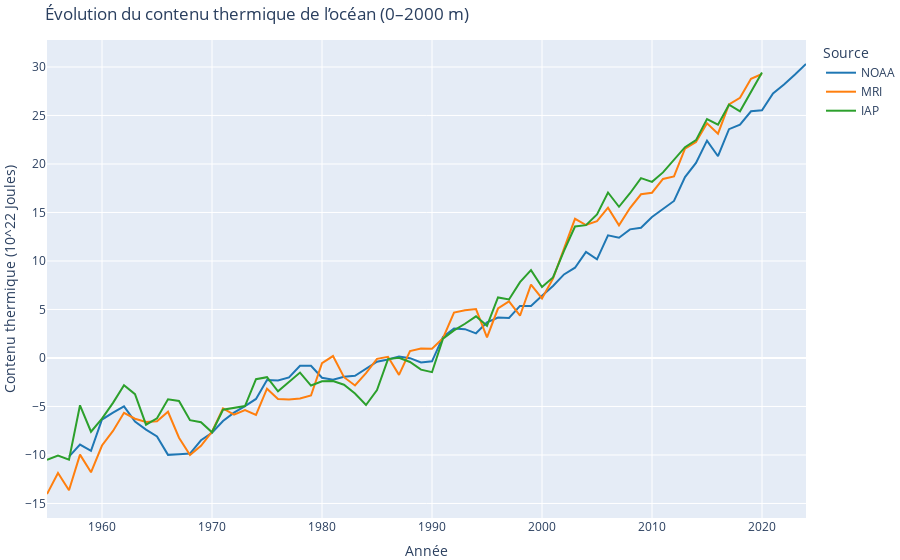

Notebook cell for this chart:
### Code cell
import plotly.express as px

# Transformer le DataFrame en format long
df_melted = df.melt(
    id_vars="Year",
    value_vars=[
        "ocean_heat_content_noaa_2000m",
        "ocean_heat_content_mri_2000m",
        "ocean_heat_content_iap_2000m"
    ],
    var_name="Source",
    value_name="OHC"
)

# Renommer les sources pour la légende
name_map = {
    "ocean_heat_content_noaa_2000m": "NOAA",
    "ocean_heat_content_mri_2000m": "MRI",
    "ocean_heat_content_iap_2000m": "IAP"
}
df_melted["Source"] = df_melted["Source"].map(name_map)

# Définir les couleurs que tu veux (hex ou noms CSS)
color_map = {
    "NOAA": "#1f77b4",   # bleu
    "MRI":  "#ff7f0e",   # orange
    "IAP":  "#2ca02c"    # vert
}

# Tracer
fig = px.line(
    df_melted,
    x="Year",
    y="OHC",
    color="Source",
    color_discrete_map=color_map,
    title="Évolution du contenu thermique de l’océan (0–2000 m)",
    labels={"OHC": "Contenu thermique (10^22 Joules)", "Year": "Année"}
)

fig.update_layout(
    legend_title_text="Source",
    margin={"r":0,"t":40,"l":0,"b":0}
)

fig.show()

### Figure 1 — Plotly figure (JSON) as saved in the notebook; plotly's stock layout.template omitted (floating-point values rounded to 4 significant figures)
{"data": [{"hovertemplate": "Source=NOAA<br>Année=%{x}<br>Contenu thermique (10^22 Joules)=%{y}<extra></extra>", "legendgroup": "NOAA", "line": {"color": "#1f77b4", "dash": "solid"}, "marker": {"symbol": "circle"}, "mode": "lines", "name": "NOAA", "orientation": "v", "showlegend": true, "x": [1955, 1956, 1957, 1958, 1959, 1960, 1961, 1962, 1963, 1964, 1965, 1966, 1967, 1968, 1969, 1970, 1971, 1972, 1973, 1974, 1975, 1976, 1977, 1978, 1979, 1980, 1981, 1982, 1983, 1984, 1985, 1986, 1987, 1988, 1989, 1990, 1991, 1992, 1993, 1994, 1995, 1996, 1997, 1998, 1999, 2000, 2001, 2002, 2003, 2004, 2005, 2006, 2007, 2008, 2009, 2010, 2011, 2012, 2013, 2014, 2015, 2016, 2017, 2018, 2019, 2020, 2021, 2022, 2023, 2024], "xaxis": "x", "y": [NaN, NaN, -10.17, -8.925, -9.579, -6.345, -5.628, -4.987, -6.563, -7.387, -8.084, -9.988, -9.925, -9.857, -8.486, -7.704, -6.493, -5.636, -4.953, -4.22, -2.264, -2.311, -2.009, -0.8103, -0.7983, -2.042, -2.249, -1.939, -1.84, -1.076, -0.3853, -0.1483, 0.1567, -0.02227, -0.4543, -0.3493, 2.17, 3.033, 2.974, 2.543, 3.677, 4.167, 4.13, 5.367, 5.368, 6.42, 7.418, 8.615, 9.307, 10.94, 10.17, 12.64, 12.39, 13.26, 13.43, 14.54, 15.39, 16.19, 18.65, 20.11, 22.4, 20.8, 23.59, 24.06, 25.44, 25.52, 27.28, 28.19, 29.22, 30.32], "yaxis": "y", "type": "scatter"}, {"hovertemplate": "Source=MRI<br>Année=%{x}<br>Contenu thermique (10^22 Joules)=%{y}<extra></extra>", "legendgroup": "MRI", "line": {"color": "#ff7f0e", "dash": "solid"}, "marker": {"symbol": "circle"}, "mode": "lines", "name": "MRI", "orientation": "v", "showlegend": true, "x": [1955, 1956, 1957, 1958, 1959, 1960, 1961, 1962, 1963, 1964, 1965, 1966, 1967, 1968, 1969, 1970, 1971, 1972, 1973, 1974, 1975, 1976, 1977, 1978, 1979, 1980, 1981, 1982, 1983, 1984, 1985, 1986, 1987, 1988, 1989, 1990, 1991, 1992, 1993, 1994, 1995, 1996, 1997, 1998, 1999, 2000, 2001, 2002, 2003, 2004, 2005, 2006, 2007, 2008, 2009, 2010, 2011, 2012, 2013, 2014, 2015, 2016, 2017, 2018, 2019, 2020, 2021, 2022, 2023, 2024], "xaxis": "x", "y": [-14.03, -11.86, -13.63, -9.963, -11.78, -9.023, -7.523, -5.653, -6.263, -6.593, -6.523, -5.543, -8.223, -10.01, -9.063, -7.603, -5.203, -5.833, -5.363, -5.863, -3.163, -4.223, -4.293, -4.183, -3.863, -0.5427, 0.1973, -1.983, -2.833, -1.553, -0.09267, 0.1273, -1.743, 0.7173, 0.9673, 0.9473, 2.037, 4.677, 4.917, 5.037, 2.117, 5.097, 5.827, 4.357, 7.567, 6.137, 8.187, 11.19, 14.35, 13.71, 14.11, 15.5, 13.68, 15.46, 16.88, 17.04, 18.46, 18.72, 21.58, 22.26, 24.19, 23.13, 26.15, 26.83, 28.78, 29.28, NaN, NaN, NaN, NaN], "yaxis": "y", "type": "scatter"}, {"hovertemplate": "Source=IAP<br>Année=%{x}<br>Contenu thermique (10^22 Joules)=%{y}<extra></extra>", "legendgroup": "IAP", "line": {"color": "#2ca02c", "dash": "solid"}, "marker": {"symbol": "circle"}, "mode": "lines", "name": "IAP", "orientation": "v", "showlegend": true, "x": [1955, 1956, 1957, 1958, 1959, 1960, 1961, 1962, 1963, 1964, 1965, 1966, 1967, 1968, 1969, 1970, 1971, 1972, 1973, 1974, 1975, 1976, 1977, 1978, 1979, 1980, 1981, 1982, 1983, 1984, 1985, 1986, 1987, 1988, 1989, 1990, 1991, 1992, 1993, 1994, 1995, 1996, 1997, 1998, 1999, 2000, 2001, 2002, 2003, 2004, 2005, 2006, 2007, 2008, 2009, 2010, 2011, 2012, 2013, 2014, 2015, 2016, 2017, 2018, 2019, 2020, 2021, 2022, 2023, 2024], "xaxis": "x", "y": [-10.51, -10.05, -10.48, -4.879, -7.605, -6.259, -4.63, -2.816, -3.732, -6.877, -6.22, -4.254, -4.433, -6.41, -6.618, -7.661, -5.336, -5.146, -4.962, -2.187, -1.981, -3.443, -2.492, -1.507, -2.84, -2.394, -2.382, -2.758, -3.656, -4.851, -3.311, -0.111, 0.02597, -0.412, -1.205, -1.465, 1.984, 2.843, 3.527, 4.292, 3.311, 6.238, 6.034, 7.816, 9.057, 7.312, 8.308, 11.05, 13.55, 13.69, 14.8, 17.06, 15.59, 16.98, 18.54, 18.16, 19.13, 20.41, 21.73, 22.45, 24.63, 24.05, 26.11, 25.43, 27.45, 29.42, NaN, NaN, NaN, NaN], "yaxis": "y", "type": "scatter"}], "layout": {"xaxis": {"anchor": "y", "domain": [0.0, 1.0], "title": {"text": "Année"}}, "yaxis": {"anchor": "x", "domain": [0.0, 1.0], "title": {"text": "Contenu thermique (10^22 Joules)"}}, "legend": {"title": {"text": "Source"}, "tracegroupgap": 0}, "title": {"text": "Évolution du contenu thermique de l’océan (0–2000 m)"}, "margin": {"r": 0, "t": 40, "l": 0, "b": 0}}}
